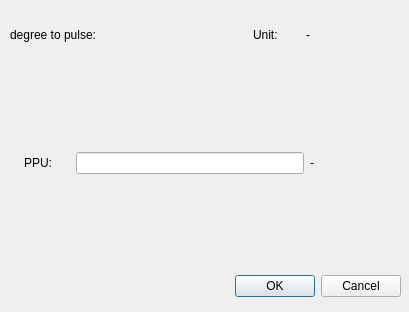
<?xml version="1.0" encoding="UTF-8"?>
<ui version="4.0">
 <class>deg2pulse_dialog</class>
 <widget class="QDialog" name="deg2pulse_dialog">
  <property name="geometry">
   <rect>
    <x>0</x>
    <y>0</y>
    <width>409</width>
    <height>312</height>
   </rect>
  </property>
  <property name="windowTitle">
   <string>Setting</string>
  </property>
  <widget class="QWidget" name="verticalLayoutWidget">
   <property name="geometry">
    <rect>
     <x>10</x>
     <y>10</y>
     <width>391</width>
     <height>251</height>
    </rect>
   </property>
   <layout class="QVBoxLayout" name="verticalLayout" stretch="1,4">
    <item>
     <layout class="QHBoxLayout" name="horizontalLayout_2" stretch="5,1,2">
      <item>
       <widget class="QLabel" name="label">
        <property name="text">
         <string>degree to pulse:</string>
        </property>
       </widget>
      </item>
      <item>
       <widget class="QLabel" name="label_4">
        <property name="text">
         <string>Unit:</string>
        </property>
       </widget>
      </item>
      <item>
       <widget class="QLabel" name="unit_label">
        <property name="text">
         <string>-</string>
        </property>
       </widget>
      </item>
     </layout>
    </item>
    <item>
     <layout class="QHBoxLayout" name="horizontalLayout" stretch="1,5,2">
      <property name="leftMargin">
       <number>14</number>
      </property>
      <item>
       <widget class="QLabel" name="label_2">
        <property name="text">
         <string>PPU:</string>
        </property>
       </widget>
      </item>
      <item>
       <widget class="QLineEdit" name="lineEdit"/>
      </item>
      <item>
       <widget class="QLabel" name="current_value_label">
        <property name="text">
         <string>-</string>
        </property>
       </widget>
      </item>
     </layout>
    </item>
   </layout>
  </widget>
  <widget class="QDialogButtonBox" name="buttonBox">
   <property name="geometry">
    <rect>
     <x>30</x>
     <y>270</y>
     <width>371</width>
     <height>32</height>
    </rect>
   </property>
   <property name="orientation">
    <enum>Qt::Horizontal</enum>
   </property>
   <property name="standardButtons">
    <set>QDialogButtonBox::Cancel|QDialogButtonBox::Ok</set>
   </property>
  </widget>
 </widget>
 <resources/>
 <connections/>
</ui>
